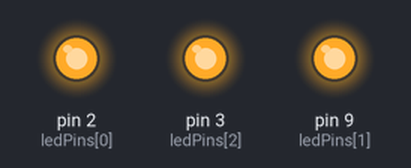
Simulated run of this sketch. Board: Arduino Uno, built with avr-gcc and run on an emulated ATmega328P. On the bench: output pins drawn as LEDs (lit = HIGH). At 3.0 s the program stops and its outputs stay as they are.

Above: at 0.2 s.
At 1.7 s:
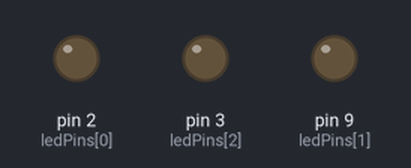
Timing chart, 0 to 3.0 s (numbered marks = the images above):
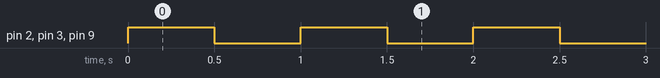

The sketch:

ledpins_3times_blink.ino
```cpp
const int ledPins[] = {2, 9, 3};
int blinkCount = 0;

void setup() {
  for (int i = 0; i < 3; i++) {
    pinMode(ledPins[i], OUTPUT);
  }
}

void loop() {
  if (blinkCount < 3) {
    for (int i = 0; i < 3; i++) {
      digitalWrite(ledPins[i], HIGH);
    }
    delay(500);
    for (int i = 0; i < 3; i++) {
      digitalWrite(ledPins[i], LOW);
    }
    delay(500);
    blinkCount++;
  } else {
    while (true) {}
  }
}
```

Measured:
- by itself, pin 2 (ledPins[0]), pin 3 (ledPins[2]), pin 9 (ledPins[1]): alternates HIGH for 0.50 s and LOW for 0.50 s, 6 changes in all, then stays LOW
